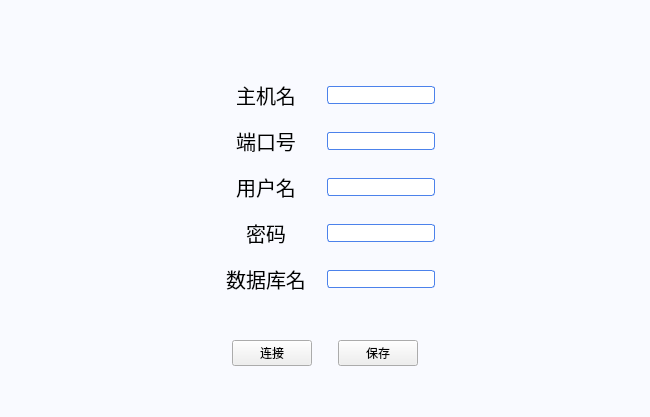
<?xml version="1.0" encoding="UTF-8"?>
<ui version="4.0">
 <class>SettingMySQL</class>
 <widget class="QWidget" name="SettingMySQL">
  <property name="geometry">
   <rect>
    <x>0</x>
    <y>0</y>
    <width>650</width>
    <height>417</height>
   </rect>
  </property>
  <property name="windowTitle">
   <string>Form</string>
  </property>
  <property name="styleSheet">
   <string notr="true">#SettingMySQL {
	background-color: #f9faff;
}
QLabel { 
	qproperty-alignment: AlignCenter;
    min-width: 100px; max-width: 100px; 
    min-height: 30px; max-height: 30px; 
    font-size: 20px; 
    font-family: 微软雅黑;
	color: black;					
}
QLineEdit { 
	font-size: 微软雅黑;
	color: black;
	background-color: #ffffff;
	border: 1px solid #4c82eb;
	border-radius: 3px;
} </string>
  </property>
  <layout class="QVBoxLayout" name="verticalLayout_3">
   <item>
    <spacer name="verticalSpacer_7">
     <property name="orientation">
      <enum>Qt::Vertical</enum>
     </property>
     <property name="sizeHint" stdset="0">
      <size>
       <width>20</width>
       <height>40</height>
      </size>
     </property>
    </spacer>
   </item>
   <item>
    <layout class="QHBoxLayout" name="horizontalLayout_7">
     <item>
      <spacer name="horizontalSpacer_9">
       <property name="orientation">
        <enum>Qt::Horizontal</enum>
       </property>
       <property name="sizeHint" stdset="0">
        <size>
         <width>40</width>
         <height>20</height>
        </size>
       </property>
      </spacer>
     </item>
     <item>
      <layout class="QVBoxLayout" name="verticalLayout">
       <item>
        <layout class="QHBoxLayout" name="horizontalLayout">
         <item>
          <widget class="QLabel" name="label_HostName">
           <property name="text">
            <string>主机名</string>
           </property>
           <property name="alignment">
            <set>Qt::AlignCenter</set>
           </property>
          </widget>
         </item>
         <item>
          <spacer name="horizontalSpacer">
           <property name="orientation">
            <enum>Qt::Horizontal</enum>
           </property>
           <property name="sizeType">
            <enum>QSizePolicy::Fixed</enum>
           </property>
           <property name="sizeHint" stdset="0">
            <size>
             <width>5</width>
             <height>20</height>
            </size>
           </property>
          </spacer>
         </item>
         <item>
          <widget class="QLineEdit" name="lineEdit_HostName"/>
         </item>
        </layout>
       </item>
       <item>
        <spacer name="verticalSpacer_4">
         <property name="orientation">
          <enum>Qt::Vertical</enum>
         </property>
         <property name="sizeType">
          <enum>QSizePolicy::Fixed</enum>
         </property>
         <property name="sizeHint" stdset="0">
          <size>
           <width>20</width>
           <height>10</height>
          </size>
         </property>
        </spacer>
       </item>
       <item>
        <layout class="QHBoxLayout" name="horizontalLayout_2">
         <item>
          <widget class="QLabel" name="label_Port">
           <property name="text">
            <string>端口号</string>
           </property>
           <property name="alignment">
            <set>Qt::AlignCenter</set>
           </property>
          </widget>
         </item>
         <item>
          <spacer name="horizontalSpacer_2">
           <property name="orientation">
            <enum>Qt::Horizontal</enum>
           </property>
           <property name="sizeType">
            <enum>QSizePolicy::Fixed</enum>
           </property>
           <property name="sizeHint" stdset="0">
            <size>
             <width>5</width>
             <height>20</height>
            </size>
           </property>
          </spacer>
         </item>
         <item>
          <widget class="QLineEdit" name="lineEdit_Port"/>
         </item>
        </layout>
       </item>
       <item>
        <spacer name="verticalSpacer_3">
         <property name="orientation">
          <enum>Qt::Vertical</enum>
         </property>
         <property name="sizeType">
          <enum>QSizePolicy::Fixed</enum>
         </property>
         <property name="sizeHint" stdset="0">
          <size>
           <width>20</width>
           <height>10</height>
          </size>
         </property>
        </spacer>
       </item>
       <item>
        <layout class="QHBoxLayout" name="horizontalLayout_3">
         <item>
          <widget class="QLabel" name="label_userName">
           <property name="text">
            <string>用户名</string>
           </property>
           <property name="alignment">
            <set>Qt::AlignCenter</set>
           </property>
          </widget>
         </item>
         <item>
          <spacer name="horizontalSpacer_3">
           <property name="orientation">
            <enum>Qt::Horizontal</enum>
           </property>
           <property name="sizeType">
            <enum>QSizePolicy::Fixed</enum>
           </property>
           <property name="sizeHint" stdset="0">
            <size>
             <width>5</width>
             <height>20</height>
            </size>
           </property>
          </spacer>
         </item>
         <item>
          <widget class="QLineEdit" name="lineEdit_userName"/>
         </item>
        </layout>
       </item>
       <item>
        <spacer name="verticalSpacer_2">
         <property name="orientation">
          <enum>Qt::Vertical</enum>
         </property>
         <property name="sizeType">
          <enum>QSizePolicy::Fixed</enum>
         </property>
         <property name="sizeHint" stdset="0">
          <size>
           <width>20</width>
           <height>10</height>
          </size>
         </property>
        </spacer>
       </item>
       <item>
        <layout class="QHBoxLayout" name="horizontalLayout_4">
         <item>
          <widget class="QLabel" name="label_passWord">
           <property name="text">
            <string>密码</string>
           </property>
           <property name="alignment">
            <set>Qt::AlignCenter</set>
           </property>
          </widget>
         </item>
         <item>
          <spacer name="horizontalSpacer_4">
           <property name="orientation">
            <enum>Qt::Horizontal</enum>
           </property>
           <property name="sizeType">
            <enum>QSizePolicy::Fixed</enum>
           </property>
           <property name="sizeHint" stdset="0">
            <size>
             <width>5</width>
             <height>20</height>
            </size>
           </property>
          </spacer>
         </item>
         <item>
          <widget class="QLineEdit" name="lineEdit_passWord">
           <property name="echoMode">
            <enum>QLineEdit::Password</enum>
           </property>
          </widget>
         </item>
        </layout>
       </item>
       <item>
        <spacer name="verticalSpacer">
         <property name="orientation">
          <enum>Qt::Vertical</enum>
         </property>
         <property name="sizeType">
          <enum>QSizePolicy::Fixed</enum>
         </property>
         <property name="sizeHint" stdset="0">
          <size>
           <width>20</width>
           <height>10</height>
          </size>
         </property>
        </spacer>
       </item>
       <item>
        <layout class="QHBoxLayout" name="horizontalLayout_5">
         <item>
          <widget class="QLabel" name="label_DataBaseName">
           <property name="text">
            <string>数据库名</string>
           </property>
           <property name="alignment">
            <set>Qt::AlignCenter</set>
           </property>
          </widget>
         </item>
         <item>
          <spacer name="horizontalSpacer_5">
           <property name="orientation">
            <enum>Qt::Horizontal</enum>
           </property>
           <property name="sizeType">
            <enum>QSizePolicy::Fixed</enum>
           </property>
           <property name="sizeHint" stdset="0">
            <size>
             <width>5</width>
             <height>20</height>
            </size>
           </property>
          </spacer>
         </item>
         <item>
          <widget class="QLineEdit" name="lineEdit_DataBaseName"/>
         </item>
        </layout>
       </item>
      </layout>
     </item>
     <item>
      <spacer name="horizontalSpacer_10">
       <property name="orientation">
        <enum>Qt::Horizontal</enum>
       </property>
       <property name="sizeHint" stdset="0">
        <size>
         <width>40</width>
         <height>20</height>
        </size>
       </property>
      </spacer>
     </item>
    </layout>
   </item>
   <item>
    <layout class="QVBoxLayout" name="verticalLayout_2">
     <item>
      <spacer name="verticalSpacer_6">
       <property name="orientation">
        <enum>Qt::Vertical</enum>
       </property>
       <property name="sizeHint" stdset="0">
        <size>
         <width>20</width>
         <height>40</height>
        </size>
       </property>
      </spacer>
     </item>
     <item>
      <layout class="QHBoxLayout" name="horizontalLayout_6">
       <item>
        <spacer name="horizontalSpacer_7">
         <property name="orientation">
          <enum>Qt::Horizontal</enum>
         </property>
         <property name="sizeHint" stdset="0">
          <size>
           <width>40</width>
           <height>20</height>
          </size>
         </property>
        </spacer>
       </item>
       <item>
        <widget class="QPushButton" name="pushButton_Connect">
         <property name="text">
          <string>连接</string>
         </property>
        </widget>
       </item>
       <item>
        <spacer name="horizontalSpacer_6">
         <property name="orientation">
          <enum>Qt::Horizontal</enum>
         </property>
         <property name="sizeType">
          <enum>QSizePolicy::Maximum</enum>
         </property>
         <property name="sizeHint" stdset="0">
          <size>
           <width>20</width>
           <height>20</height>
          </size>
         </property>
        </spacer>
       </item>
       <item>
        <widget class="QPushButton" name="pushButton_Confirm">
         <property name="text">
          <string>保存</string>
         </property>
        </widget>
       </item>
       <item>
        <spacer name="horizontalSpacer_8">
         <property name="orientation">
          <enum>Qt::Horizontal</enum>
         </property>
         <property name="sizeHint" stdset="0">
          <size>
           <width>40</width>
           <height>20</height>
          </size>
         </property>
        </spacer>
       </item>
      </layout>
     </item>
     <item>
      <spacer name="verticalSpacer_5">
       <property name="orientation">
        <enum>Qt::Vertical</enum>
       </property>
       <property name="sizeHint" stdset="0">
        <size>
         <width>20</width>
         <height>40</height>
        </size>
       </property>
      </spacer>
     </item>
    </layout>
   </item>
  </layout>
 </widget>
 <resources/>
 <connections/>
</ui>
